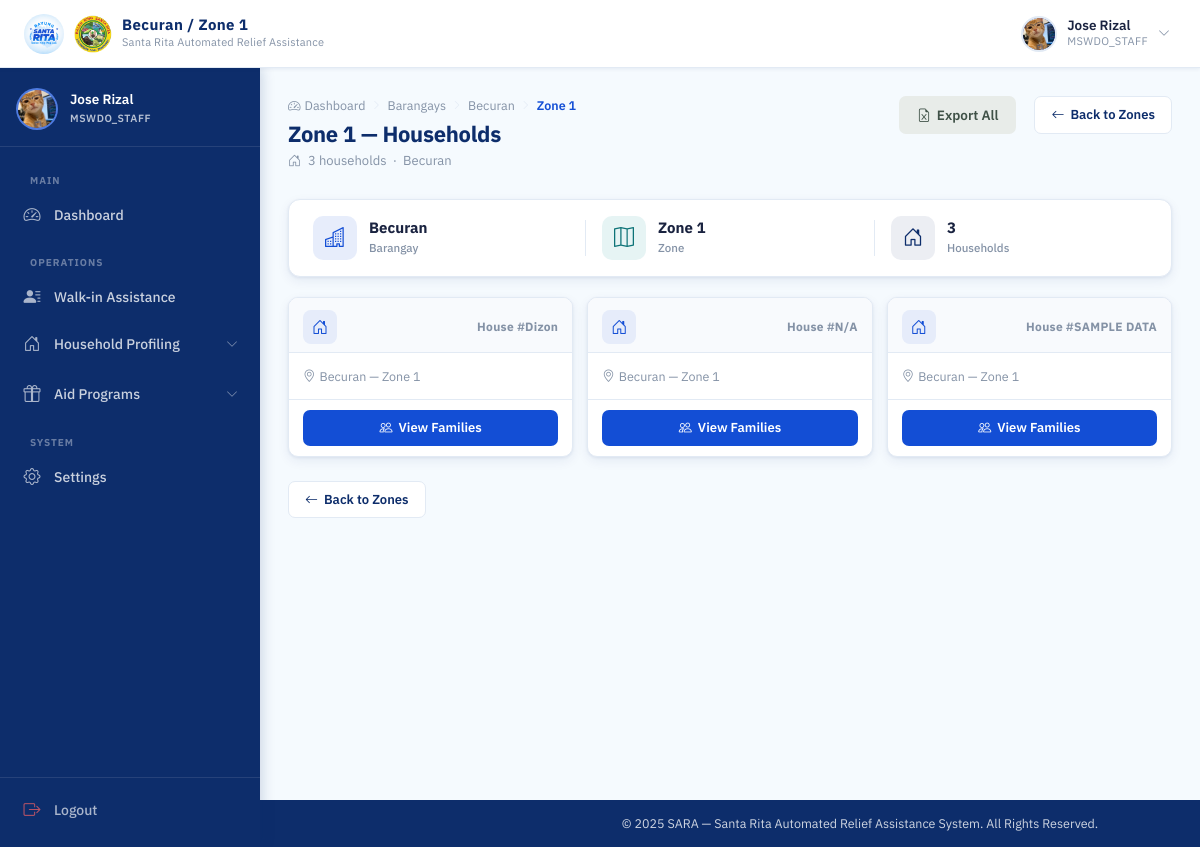
/mswdo/zones/1/households/ (signed in), run on the app's committed database.
### accounts/models.py (models this page shows, shortened)
class Barangay(models.Model):
    name = models.CharField(max_length=100, unique=True)

class User(AbstractUser):
    ROLE_CHOICES = (
        ('MSWDO', 'MSWDO Admin'),
        ('MSWDO_STAFF', 'MSWDO Staff'),
        ('BARANGAY', 'Barangay Admin'),
    )
    email = models.EmailField(unique=True)
    role = models.CharField(max_length=20, choices=ROLE_CHOICES)
    barangay = models.ForeignKey(
        'Barangay', on_delete=models.SET_NULL, blank=True, null=True, related_name='users'
    )
    is_active = models.BooleanField(default=True)
    middle_name = models.CharField(max_length=150, blank=True)
    suffix = models.CharField(max_length=10, blank=True, null=True)
    position = models.CharField(max_length=100, blank=True)
    birth_place = models.CharField(max_length=200, blank=True)
    CIVIL_STATUS_CHOICES = (
        ('SINGLE', 'Single'),
        ('MARRIED', 'Married'),
        ('WIDOWED', 'Widowed'),
        ('SEPARATED', 'Separated'),
        ('ANNULLED', 'Annulled'),
    )
    civil_status = models.CharField(max_length=20, choices=CIVIL_STATUS_CHOICES, blank=True)
    citizenship = models.CharField(max_length=100, blank=True, default='Filipino')
    must_change_password = models.BooleanField(default=False)
    SEX_CHOICES = (
        ('M', 'Male'),
        ('F', 'Female'),
    )
    sex = models.CharField(max_length=1, choices=SEX_CHOICES, blank=True)
    birthdate = models.DateField(blank=True, null=True)
    contact_number = models.CharField(
        max_length=13,
        blank=True,
        validators=[
            RegexValidator(
                regex=r'^(09|\+639)\d{9}$',
                message="Phone number must be entered in the format: '09XXXXXXXXX' or '+639XXXXXXXXX'."
            )
        ]
    )
    profile_image = models.ImageField(upload_to=user_profile_image_path, blank=True, null=True)

### households/models.py (models this page shows, shortened)
class Zone(models.Model):
    barangay = models.ForeignKey(Barangay, on_delete=models.CASCADE, related_name='zones')
    name = models.CharField(max_length=50)

class Household(models.Model):
    barangay = models.ForeignKey(Barangay, on_delete=models.CASCADE, related_name='households')
    zone = models.ForeignKey(Zone, on_delete=models.CASCADE, related_name='households')
    LAND_USE_CHOICES = (
        ('RESIDENTIAL', 'Residential'),
        ('AGRICULTURAL', 'Agricultural'),
        ('COMMERCIAL', 'Commercial'),
        ('INDUSTRIAL', 'Industrial'),
        ('INSTITUTIONAL', 'Institutional'),
        ('FISHING', 'Fishing'),
    )
    HAZARD_CHOICES = (
        ('NONE', 'No Hazard'),
        ('FLOOD', 'Flood'),
        ('LANDSLIDE', 'Landslide'),
        ('FIRE', 'Fire'),
        ('EARTHQUAKE', 'Earthquake/Fault'),
        ('RIVERBANK_EROSION', 'Riverbank Erosion'),
        ('OTHER', 'Other'),
    )
    house_number = models.CharField(max_length=50)
    land_use = models.CharField(max_length=20, choices=LAND_USE_CHOICES)
    hazard_exposure = models.CharField(max_length=20, choices=HAZARD_CHOICES)
    flood_depth = models.CharField(max_length=50, blank=True)
    flood_frequency = models.CharField(max_length=50, blank=True)
    hazard_other_description = models.CharField(max_length=255, blank=True)
    accessibility = models.CharField(max_length=255, blank=True)
    location_notes = models.CharField(max_length=255, blank=True)
    latitude = models.DecimalField(max_digits=9, decimal_places=6, null=True, blank=True)
    longitude = models.DecimalField(max_digits=9, decimal_places=6, null=True, blank=True)

### households/views.py (the view)
# urls.py: path('mswdo/zones/<int:zone_id>/households/', views.zone_households, name='zone_households'),
@login_required
@session_protected
@mswdo_or_staff_required
def zone_households(request, zone_id):
    zone = get_object_or_404(
        Zone.objects.select_related('barangay'),
        id=zone_id
    )
    households = Household.objects.filter(
        zone=zone
    ).order_by('house_number')
    return render(request, 'households/zone_households.html', {
        'zone': zone,
        'barangay': zone.barangay,
        'households': households,
    })

### households/templates/households/zone_households.html (shortened to what this page needs)
{% extends 'base.html' %}
{% load static %}
{% block navbar_title %}{{ barangay.name }} / {{ zone.name }}{% endblock %}
{% block css %}
<link rel="stylesheet" href="{% static 'css/mswdo_dashboard.css' %}">
<link rel="stylesheet" href="{% static 'css/barangay_accounts.css' %}">
<link rel="stylesheet" href="{% static 'css/barangay_list.css' %}">
<link rel="stylesheet" href="{% static 'css/households.css' %}">
{% endblock %}
{% block content %}
<div class="dash-page-header">
  <div>
    <div class="page-breadcrumb">
      <a href="{% if request.user.role == 'MSWDO' %}{% url 'mswdo_dashboard' %}{% else %}{% url 'staff_dashboard' %}{% endif %}" class="breadcrumb-link"><i class="bi bi-speedometer2"></i> Dashboard</a>
      <i class="bi bi-chevron-right breadcrumb-sep"></i>
      <a href="{% url 'barangay_list' %}" class="breadcrumb-link">Barangays</a>
      <i class="bi bi-chevron-right breadcrumb-sep"></i>
      <a href="{% url 'barangay_zones' barangay.id %}" class="breadcrumb-link">{{ barangay.name }}</a>
      <i class="bi bi-chevron-right breadcrumb-sep"></i>
      <span class="breadcrumb-current">{{ zone.name }}</span>
    </div>
    <h1 class="dash-page-title">{{ zone.name }} — Households</h1>
    <p class="dash-page-sub">
      <i class="bi bi-house-door me-1"></i>
      {{ households|length }} household{{ households|length|pluralize }} &nbsp;·&nbsp; {{ barangay.name }}
    </p>
  </div>
  <div class="dash-header-actions">
    <a href="{% url 'export_zone_households_excel' zone.id %}" class="btn-dash-primary btn-dash-action-export">
      <i class="bi bi-file-earmark-excel"></i> Export All
    </a>
    <a href="{% url 'barangay_zones' barangay.id %}" class="btn-dash-outline ms-2">
      <i class="bi bi-arrow-left"></i> Back to Zones
    </a>
  </div>
</div>
<div class="brgy-info-strip">
  <div class="brgy-info-item">
    <div class="brgy-info-icon"><i class="bi bi-buildings"></i></div>
    <div>
      <span class="brgy-info-val">{{ barangay.name }}</span>
      <span class="brgy-info-label">Barangay</span>
    </div>
  </div>
  <div class="brgy-info-item">
    <div class="brgy-info-icon brgy-info-icon--teal"><i class="bi bi-map"></i></div>
    <div>
      <span class="brgy-info-val">{{ zone.name }}</span>
      <span class="brgy-info-label">Zone</span>
    </div>
  </div>
  <div class="brgy-info-item">
    <div class="brgy-info-icon brgy-info-icon--navy"><i class="bi bi-house-door"></i></div>
    <div>
      <span class="brgy-info-val">{{ households|length }}</span>
      <span class="brgy-info-label">Households</span>
    </div>
  </div>
</div>
{% if households %}
<div class="hh-grid">
  {% for household in households %}
  <div class="hh-card">
    <div class="hh-card__header">
      <div class="hh-card__icon"><i class="bi bi-house-door"></i></div>
      <span class="hh-card__num">House #{{ household.house_number }}</span>
    </div>
    <div class="hh-card__body">
      <p class="hh-card__location">
        <i class="bi bi-geo-alt"></i> {{ household.barangay.name }} &mdash; {{ household.zone.name }}
      </p>
    </div>
    <div class="hh-card__footer">
      <a href="{% url 'household_info' household.id %}" class="btn-dash-primary hh-card__btn">
        <i class="bi bi-people"></i> View Families
      </a>
    </div>
  </div>
  {% endfor %}
</div>
{% endif %}
<div class="page-back-row">
  <a href="{% url 'barangay_zones' barangay.id %}" class="btn-dash-outline">
    <i class="bi bi-arrow-left"></i> Back to Zones
  </a>
</div>
{% endblock %}

### templates/base.html (shortened to what this page needs)
{% load static %}
<!DOCTYPE html>
<html lang="en">
<head>
  <link href="https://cdn.jsdelivr.net/npm/bootstrap@5.3.2/dist/css/bootstrap.min.css" rel="stylesheet">
  <link href="https://cdn.jsdelivr.net/npm/bootstrap-icons@1.11.3/font/bootstrap-icons.min.css" rel="stylesheet">
  <link rel="stylesheet" href="{% static 'css/base.css' %}">
  <link rel="stylesheet" href="{% static 'css/_responsive.css' %}">
  <link rel="stylesheet" href="{% static 'css/scan_rfid.css' %}">
  <link rel="stylesheet" href="{% static 'css/loading_modal.css' %}">
  {% block css %}{% endblock %}
</head>
<body>
  <div class="page-wrapper">
    <nav class="topbar" id="topbar">
      <div class="topbar-left">
        <a class="topbar-brand" href="#">
          <img src="{% static 'images/logo.jpg' %}" alt="SARA Logo" class="topbar-logo">
          <img src="{% static 'images/SRP.png' %}" alt="SRP Logo" class="topbar-logo topbar-logo--srp">
          <div class="topbar-title-group">
            <span class="topbar-title">{% block navbar_title %}SARA SYSTEM{% endblock %}</span>
            <span class="topbar-subtitle">Santa Rita Automated Relief Assistance</span>
          </div>
        </a>
      </div>
      <div class="topbar-right">
        {% if user.is_authenticated %}
        <div class="topbar-user" id="userDropdownToggle">
          <div class="topbar-avatar">
            {% if user.profile_image %}
            <img src="{{ user.profile_image.url }}" alt="{{ user.get_full_name }}">
            {% else %}
            <span class="avatar-initials">
              {{ user.first_name|first|upper }}{{ user.last_name|first|upper }}
            </span>
            {% endif %}
          </div>
          <div class="topbar-user-info">
            <span class="topbar-username">{{ user.get_full_name|default:user.username }}</span>
            <span class="topbar-role">{{ user.role|default:"User" }}</span>
          </div>
          <i class="bi bi-chevron-down topbar-chevron" id="userChevron"></i>
        </div>
        {% endif %}
      </div>
    </nav>
    {% if user.is_authenticated and not hide_sidebar %}
    <aside class="sidebar" id="sidebar">
      <div class="sidebar-header">
        <div class="sidebar-user-card">
          <div class="sidebar-avatar">
            {% if user.profile_image %}
            <img src="{{ user.profile_image.url }}" alt="{{ user.get_full_name }}">
            {% else %}
            <span class="avatar-initials avatar-initials--lg">
              {{ user.first_name|first|upper }}{{ user.last_name|first|upper }}
            </span>
            {% endif %}
          </div>
          <div class="sidebar-user-info">
            <span class="sidebar-username">{{ user.get_full_name|default:user.username }}</span>
            <span class="sidebar-role-badge">{{ user.role|default:"User" }}</span>
          </div>
        </div>
      </div>
      <nav class="sidebar-body">
        <ul class="sidebar-nav">
          {% if user.role == 'MSWDO_STAFF' %}
          <li class="sidebar-section-label">Main</li>
          <li class="sidebar-item">
            <a href="{% url 'staff_dashboard' %}"
              class="sidebar-link {% if request.resolver_match.url_name == 'staff_dashboard' %}active{% endif %}">
              <i class="bi bi-speedometer2"></i>
              <span>Dashboard</span>
            </a>
          </li>
          <li class="sidebar-section-label">Operations</li>
          <li class="sidebar-item">
            <a href="{% url 'staff_walkin' %}"
              class="sidebar-link {% if request.resolver_match.url_name == 'staff_walkin' %}active{% endif %}">
              <i class="bi bi-person-lines-fill"></i>
              <span>Walk-in Assistance</span>
            </a>
          </li>
          <li class="sidebar-item sidebar-item--accordion">
            <button class="sidebar-link sidebar-accordion-btn " data-target="staffHouseholdSubmenu" aria-expanded="{% if request.resolver_match.url_name == 'residents_overview' or request.resolver_match.url_name == 'household_map' or request.resolver_match.url_name == 'register_rfid' %}true{% else %}false{% endif %}">
              <i class="bi bi-house-door"></i>
              <span>Household Profiling</span>
              <i class="bi bi-chevron-down sidebar-arrow" style=""></i>
            </button>
          </li>
          <li class="sidebar-item sidebar-item--accordion">
            <button class="sidebar-link sidebar-accordion-btn " data-target="staffAidSubmenu" aria-expanded="{% if request.resolver_match.url_name == 'staff_assigned_schedules' or request.resolver_match.url_name == 'analytics' or request.resolver_match.url_name == 'aid_reports' or request.resolver_match.url_name == 'program_list' %}true{% else %}false{% endif %}">
              <i class="bi bi-gift"></i>
              <span>Aid Programs</span>
              <i class="bi bi-chevron-down sidebar-arrow" style=""></i>
            </button>
          </li>
          <li class="sidebar-section-label">System</li>
          <li class="sidebar-item">
            <a href="{% url 'settings' %}" class="sidebar-link {% if request.resolver_match.url_name == 'settings' %}active{% endif %}">
              <i class="bi bi-gear"></i>
              <span>Settings</span>
            </a>
          </li>
          {% endif %}
        </ul>
      </nav>
      <div class="sidebar-footer">
        <a href="{% url 'logout' %}" class="sidebar-link sidebar-logout">
          <i class="bi bi-box-arrow-right"></i>
          <span>Logout</span>
        </a>
      </div>
    </aside>
    {% endif %}
    <main class="{% if user.is_authenticated and not hide_sidebar %}main-content{% endif %}">
      {% block content %}{% endblock %}
    </main>
    <footer
      class="{% if user.is_authenticated and not hide_sidebar %}footer footer--dashboard{% else %}footer{% endif %}">
      <div class="footer-content">
        <p>&copy; 2025 SARA &mdash; Santa Rita Automated Relief Assistance System. All Rights Reserved.</p>
      </div>
    </footer>
  </div>
</body>
</html>

### data on the page
Barangay: name "Becuran"
Zone: name "Zone 1"
User: profile_image (picture), get_full_name "Jose Rizal", role "MSWDO_STAFF"
Household: house_number "Dizon", barangay.name "Becuran", zone.name "Zone 1"
Household: house_number "N/A", barangay.name "Becuran", zone.name "Zone 1"
Household: house_number "SAMPLE DATA", barangay.name "Becuran", zone.name "Zone 1"

### other printed values
{{ households|length }} "3"
